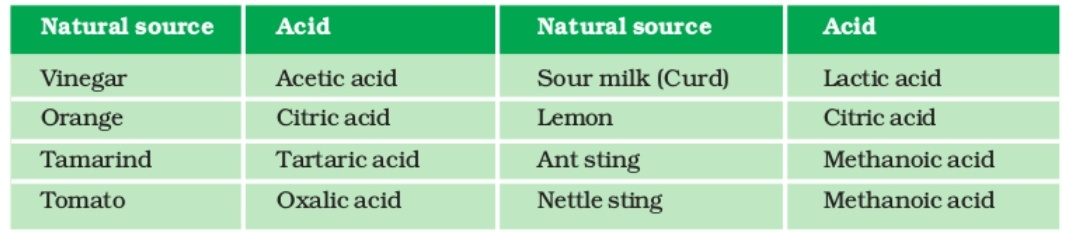
#> input picture test_white.jpg, 1069 x 232 px
$ python borderColor.py test_white.jpg   (older library calls are emulated)
#> lines starting #> are read from the running program, lines starting #| are printed output that depends on the picture; after the words box and inside, x2 and y2 are one past the last pixel; in counts of white or black regions, pixels touching at a corner belong together
import numpy as np
import sys
import cv2 as cv
import cv2
import imutils
import array
import pytesseract
from PIL import Image

#importing image to the program
img = cv.imread(sys.argv[1])
#> img is the input picture: shape (232, 1069, 3); mean B, G, R 173.7, 213.4, 157
#dispaying the image with title as Original Image
cv.imshow('Original Image',img)

#converting image to greyscale mode
gray = cv.cvtColor(img,cv.COLOR_BGR2GRAY)
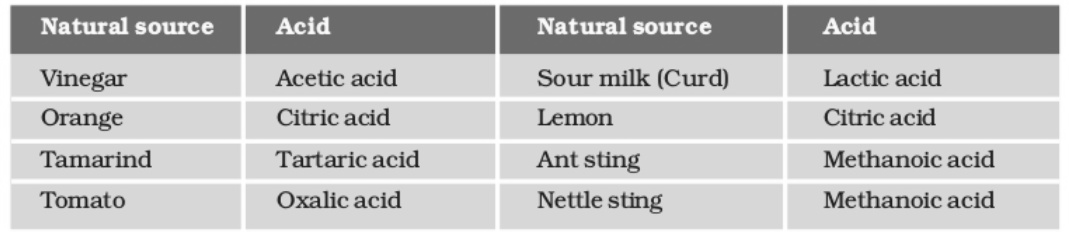
#> gray: shape (232, 1069); min 27, max 255, mean 192
# print(type(gray))
# print(type(img))
#displaying the image with title as greyscale image
cv.imshow('greyscale image',gray)

#converting greyscale image to binary using adaptiveThreshold method
binary = cv.adaptiveThreshold(~gray,255,cv.ADAPTIVE_THRESH_MEAN_C,cv.THRESH_BINARY,15,-2)
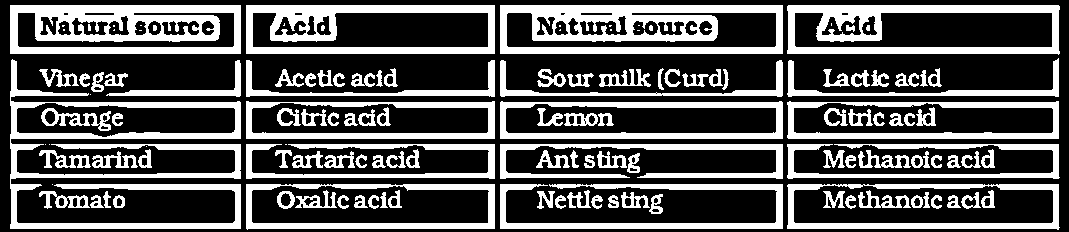
#> binary: shape (232, 1069); 33.9% white; 137 white regions (21 under 20 px), largest, box (x1, y1, x2, y2) and area: (10, 59, 241, 229) 8776, (500, 5, 783, 54) 8074, (10, 5, 241, 54) 7300
#displaying the binary image with title as binary
cv.imshow('binary',binary)

#making copies of binary image using .copy function of numpy library and assigning them to horizontal and vertical variables
horizontal = np.copy(binary)
vertical = np.copy(binary)

#calculating columns of horizontal
cols = horizontal.shape[1]
#> cols = 1069
#scaling columns by specific integer to control the display number of horizontal lines
#and equating it to horizontal size as an integer since getStructuringElement requires integer value for horizontal length
horizontalsize = cols//15
#> horizontalsize = 71

#making a image which is a part of original image containing horizontal lines only
horizontalStructure = cv.getStructuringElement(cv.MORPH_RECT,(horizontalsize,1))

#Morphology Operations
#applying erosion method over horizontal and horizontalStructure image
horizontal = cv.erode(horizontal, horizontalStructure)
#> horizontal: shape (232, 1069); 13% white; 42 white regions, largest, box (x1, y1, x2, y2) and area: (535, 5, 748, 13) 1704, (822, 5, 1025, 13) 1617, (535, 47, 748, 54) 1491
horizontal = cv.erode(horizontal, horizontalStructure)
#> horizontal: shape (232, 1069); 7% white; 39 white regions (1 under 20 px), largest, box (x1, y1, x2, y2) and area: (570, 5, 713, 13) 1144, (857, 5, 990, 13) 1057, (570, 47, 713, 54) 1001
horizontal = cv.erode(horizontal, horizontalStructure)
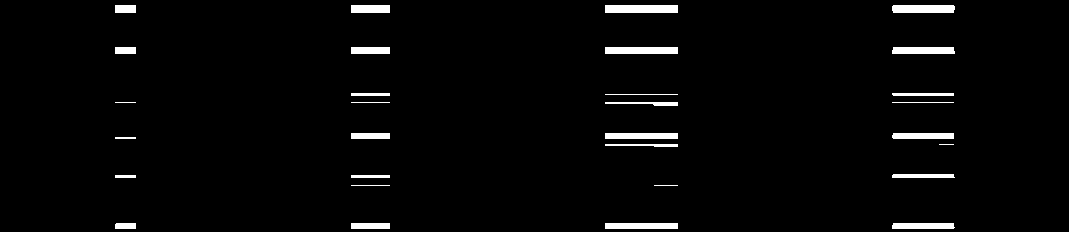
#> horizontal: shape (232, 1069); 2.6% white; 30 white regions (1 under 20 px), largest, box (x1, y1, x2, y2) and area: (605, 5, 678, 13) 584, (605, 47, 678, 54) 511, (892, 5, 955, 13) 497
horizontal = cv.erode(horizontal, horizontalStructure)
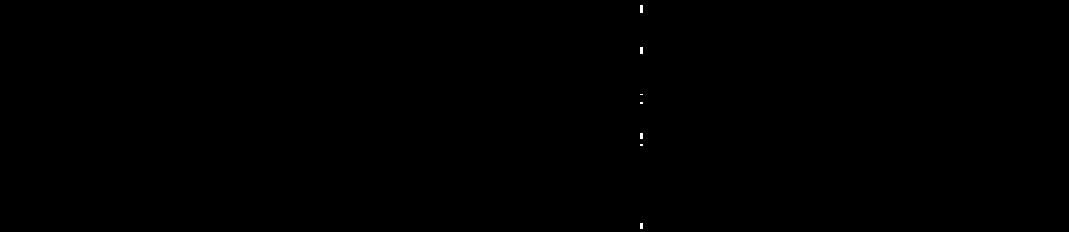
#> horizontal: shape (232, 1069); 0.04% white; 7 white regions (5 under 20 px), largest, box (x1, y1, x2, y2) and area: (640, 5, 643, 13) 24, (640, 47, 643, 54) 21
horizontal = cv.erode(horizontal, horizontalStructure)
#> horizontal: shape (232, 1069); every value is 0
horizontal = cv.erode(horizontal, horizontalStructure)
#applying dilate method over horizontal and horizontalStructure image
horizontal = cv.dilate(horizontal, horizontalStructure)
horizontal = cv.dilate(horizontal, horizontalStructure)
horizontal = cv.dilate(horizontal, horizontalStructure)
horizontal = cv.dilate(horizontal, horizontalStructure)
horizontal = cv.dilate(horizontal, horizontalStructure)
horizontal = cv.dilate(horizontal, horizontalStructure)
horizontal = cv.dilate(horizontal, horizontalStructure)
horizontal = cv.dilate(horizontal, horizontalStructure)
horizontal = cv.dilate(horizontal, horizontalStructure)

#displaying horizontal lines as image with title as horizontal
cv.imshow('horizontal',~horizontal)

#calculating rows of vertical
rows = vertical.shape[0]
#> rows = 232
#scaling columns by specific integer to control the display number of vertical lines
#and equating it to vertical size as an integer since getStructuringElement requires integer value for vertical length
verticalsize = rows // 15
#> verticalsize = 15

#making a image which is a part of original image containing vertical lines only
verticalStructure = cv.getStructuringElement(cv.MORPH_RECT, (1, verticalsize))

#Morphology Operations
#applying erosion method over vertical and verticalStructure image

vertical = cv.erode(vertical, verticalStructure)
#> vertical: shape (232, 1069); 3.7% white; 159 white regions (91 under 20 px), largest, box (x1, y1, x2, y2) and area: (10, 12, 18, 47) 280, (1052, 12, 1059, 48) 246, (234, 12, 241, 47) 245
#applying dilation method over vertical and verticalStructure image
vertical = cv.dilate(vertical, verticalStructure)
#> vertical: shape (232, 1069); 7.3% white; 149 white regions (17 under 20 px), largest, box (x1, y1, x2, y2) and area: (10, 59, 17, 229) 969, (10, 5, 18, 54) 392, (1052, 5, 1059, 55) 344
vertical = cv.dilate(vertical, verticalStructure)
#> vertical: shape (232, 1069); 10% white; 119 white regions, largest, box (x1, y1, x2, y2) and area: (488, 0, 495, 232) 1624, (776, 0, 783, 232) 1624, (10, 0, 18, 232) 1601
vertical = cv.dilate(vertical, verticalStructure)
#> vertical: shape (232, 1069); 11.7% white; 104 white regions, largest, box (x1, y1, x2, y2) and area: (10, 0, 18, 232) 1654, (488, 0, 495, 232) 1624, (776, 0, 783, 232) 1624
vertical = cv.dilate(vertical, verticalStructure)
#> vertical: shape (232, 1069); 13.2% white; 98 white regions, largest, box (x1, y1, x2, y2) and area: (10, 0, 18, 232) 1677, (488, 0, 495, 232) 1624, (776, 0, 783, 232) 1624
vertical = cv.dilate(vertical, verticalStructure)
#> vertical: shape (232, 1069); 14.5% white; 96 white regions, largest, box (x1, y1, x2, y2) and area: (10, 0, 18, 232) 1691, (488, 0, 495, 232) 1624, (776, 0, 783, 232) 1624
vertical = cv.dilate(vertical, verticalStructure)
#> vertical: shape (232, 1069); 15.7% white; 92 white regions, largest, box (x1, y1, x2, y2) and area: (10, 0, 18, 232) 1705, (488, 0, 495, 232) 1624, (776, 0, 783, 232) 1624
vertical = cv.dilate(vertical, verticalStructure)
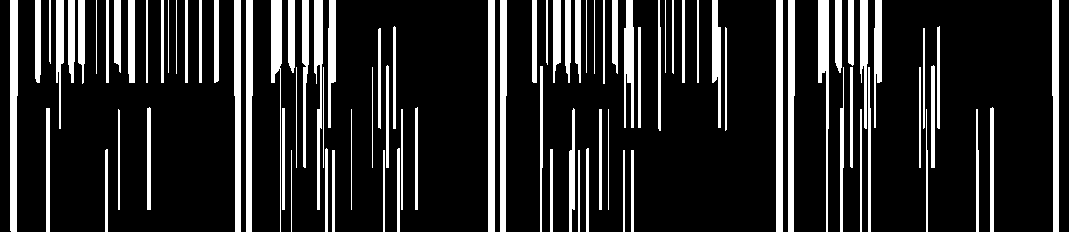
#> vertical: shape (232, 1069); 16.8% white; 91 white regions, largest, box (x1, y1, x2, y2) and area: (10, 0, 18, 232) 1719, (488, 0, 495, 232) 1624, (776, 0, 783, 232) 1624
vertical = cv.dilate(vertical, verticalStructure)
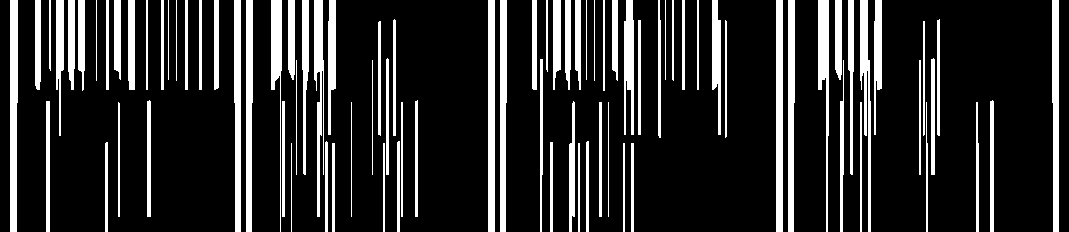
#> vertical: shape (232, 1069); 17.9% white; 88 white regions, largest, box (x1, y1, x2, y2) and area: (10, 0, 18, 232) 1727, (488, 0, 495, 232) 1624, (776, 0, 783, 232) 1624

#displaying vertical lines as image with title as vertical
cv.imshow('vertical',~vertical)

#Adding horizontal and vertical lines to get a complete grid as a mask
complete_grid = horizontal + vertical
#displaying complete grid with the title as complete_grid
cv.imshow('complete_grid',~complete_grid)

#making xor operation on compleate_grid and binary to get the text part of image only as a image format
text_part = cv.bitwise_xor(complete_grid,binary)
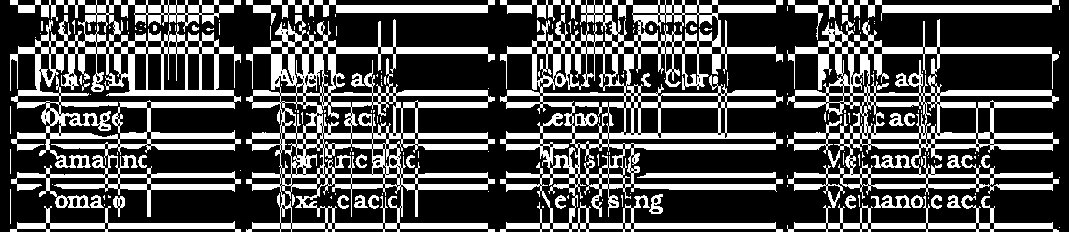
#> text_part: shape (232, 1069); 31.4% white; 174 white regions (131 under 20 px), largest, box (x1, y1, x2, y2) and area: (500, 0, 783, 232) 20717, (10, 0, 241, 217) 16290, (246, 15, 495, 232) 15665
#displaying text part with the title as text_part
cv.imshow('text_part',~text_part)


intersections = cv.bitwise_and(horizontal,vertical)
cv.imshow('intersections',~intersections)


# For BGR image
imColor = img


#input image and create greyscale simultaneously
img = intersections
kernel = np.ones((5,5),np.uint8)
dilation = cv2.dilate(img,kernel,iterations = 1)
cv2.imshow('dilation',dilation)

#round off corners
blurred = cv2.GaussianBlur(dilation, (5, 5), 0)
thresh = cv2.threshold(blurred, 60, 255, cv2.THRESH_BINARY)[1]
cv2.imshow('thresh',thresh)

###########################################################################################################################################

if(cv.countNonZero(horizontal) == 0):
	print("RGB color of table border is rgb(" + "255" + ", " + "255" + ", " + "255" + ")"  )
else:
	cnts = cv2.findContours(thresh.copy(), cv2.RETR_EXTERNAL,cv2.CHAIN_APPROX_SIMPLE)
	cnts = cnts[0] if imutils.is_cv2() else cnts[1]


	# print(len(cnts[0]))
	#rows and cols of image
	cols = (len(cnts[1]) - 1)
	rows = (len(cnts)//len(cnts[1])) - 1
	print(cols)
	print(rows)
	## (rows+1)*(cols+1) matrix 12*6

	cXarray=[]
	cYarray=[]

	#new image created
	height, width = dilation.shape[:2]
	newimg = np.zeros((height,width,3), np.uint8)
	newimg[:,0*width:width] = (255)

	# loop over the contours
	for c in cnts:
		# Image moments help you to calculate some features like center of mass of the object
		M = cv2.moments(c)
		#this calculates center(of mass) of individual contours
		cX = int(M["m10"] / M["m00"])
		cY = int(M["m01"] / M["m00"])
		cXarray.append(cX)
		cYarray.append(cY)

		cv2.circle(newimg, (cX, cY), 1, (255, 0, 0), -1)

	cXarray.reverse()
	cYarray.reverse()
	print(len(cXarray))


	npXarray = np.array(cXarray)
	npYarray = np.array(cYarray)
	x = npXarray[0]
	y = npYarray[0]
	print(npXarray[0])
	print(npYarray[0])

	b, g, r    = cv2.split(imColor)

	# print(imColor[y][x][0])
	# print(imColor[y][x][1])
	# print(imColor[y][x][2])


	print("RGB color of table border is rgb(" + str(imColor[y][x][2]) + ", " + str(imColor[y][x][1]) + ", " + str(imColor[y][x][0]) + ")"  )

#waiting for the Esc key press of the keyboard to destroy all the windows which popped up during the runtime simulation
def close():
	if cv.waitKey(0) == 27:
#> (key Esc is pressed here)
		cv.destroyAllWindows()
	else:
		close()

close()
